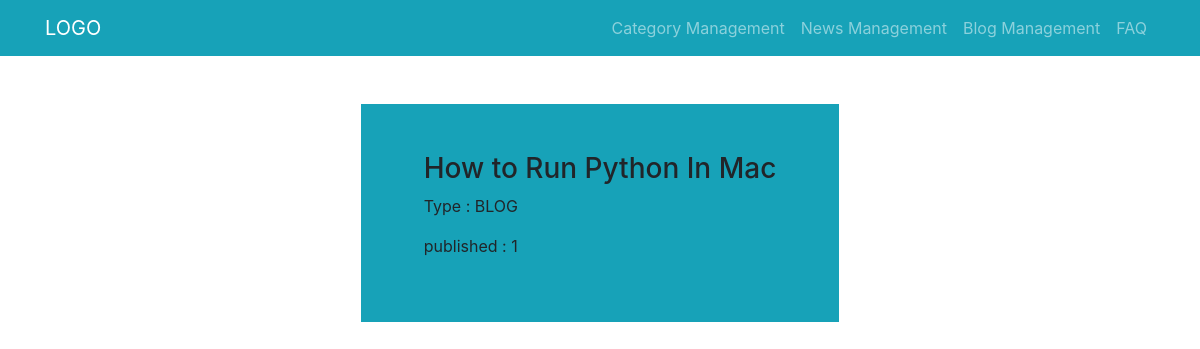
The page /category_management/2 on the database as committed earlier.
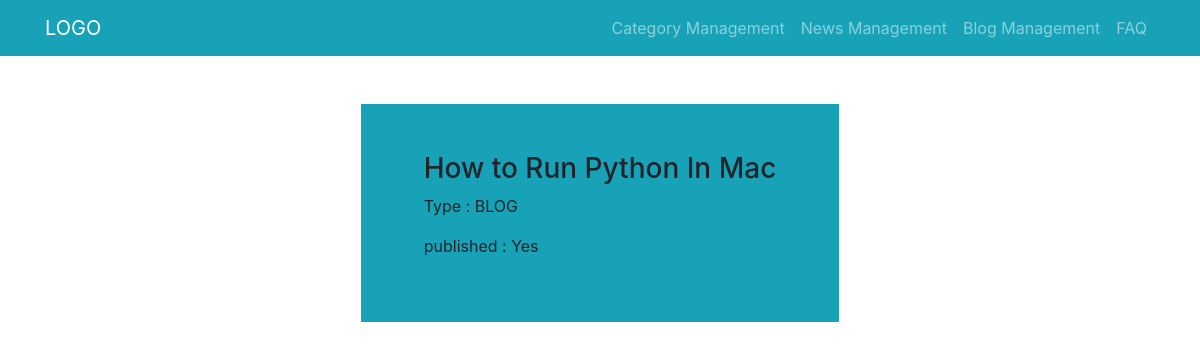
The same page on the database as committed later.
### category_management/models.py (models this page shows, shortened)
class Category(models.Model):
    class Meta:
        db_table = 'category'
    id = models.AutoField(primary_key=True)
    name = models.CharField(max_length=150)
    type = models.CharField(max_length=300, choices = CHOICES)
    published = models.CharField(max_length=300, choices = PUBLISHED_CHOICES)

### category_management/views.py (the view)
# urls.py: path("<int:pk>", CategoryDetailedView.as_view(), name="category_detail_view"),
class CategoryDetailedView(DetailView):
    model = Category
    template_name = 'category_management/detail_view.html'
    context_object_name = 'category_detail'

### templates/category_management/detail_view.html (shortened to what this page needs)
{% extends 'base.html' %}
{% block content %}
<div class="container">
  <div class="row justify-content-md-center pt-5">
    <div class="col-md-8  d-flex justify-content-md-center">
      <div class="info bg-info p-5">
        <div class="col-12">
          <h3>{{category_detail.name}}</h3>
        </div>
        <div class="col-12">
          <p>Type : {{category_detail.type}}</p>
        </div>
        <div class="col-12">
          <p>published : {{category_detail.published}}</p>
        </div>
      </div>
    </div>
  </div>
</div>
{% endblock %}

Rows that differ between the two databases and show on the page:
changed Category "How to Run Python In Mac": published "1" → "Yes"
